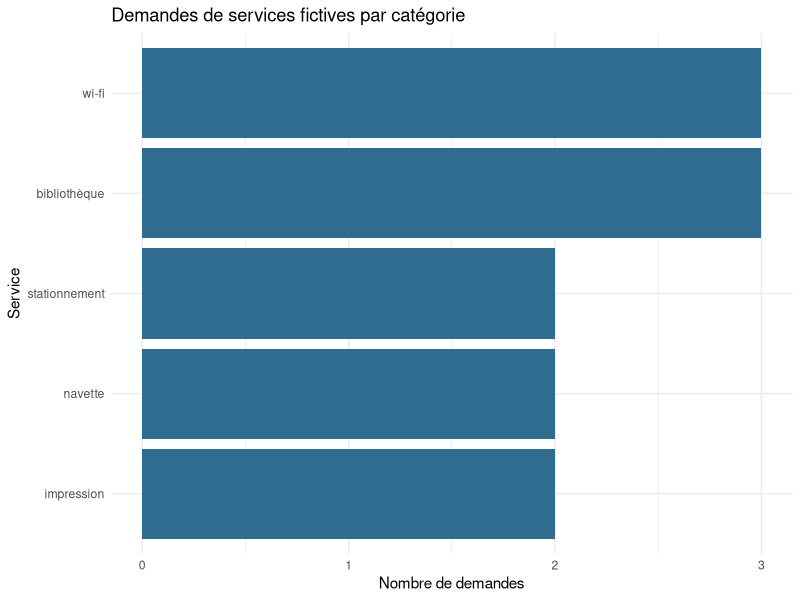
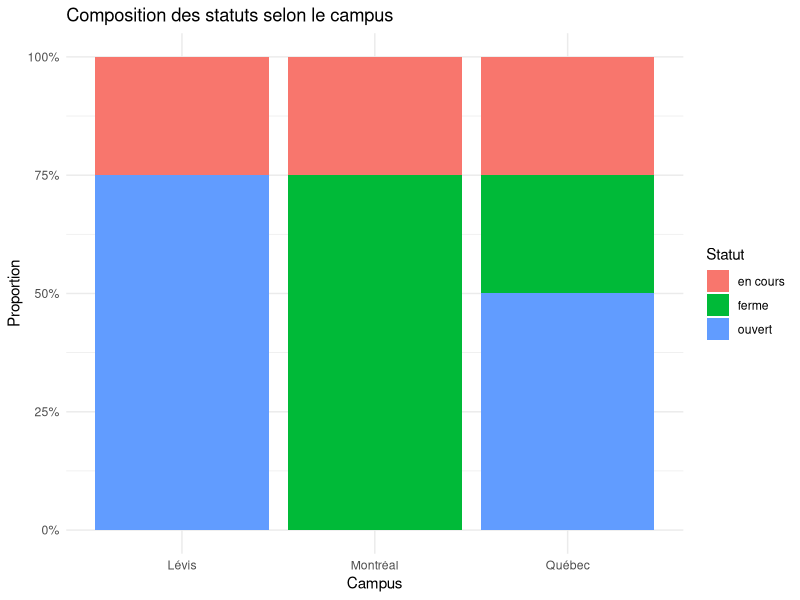
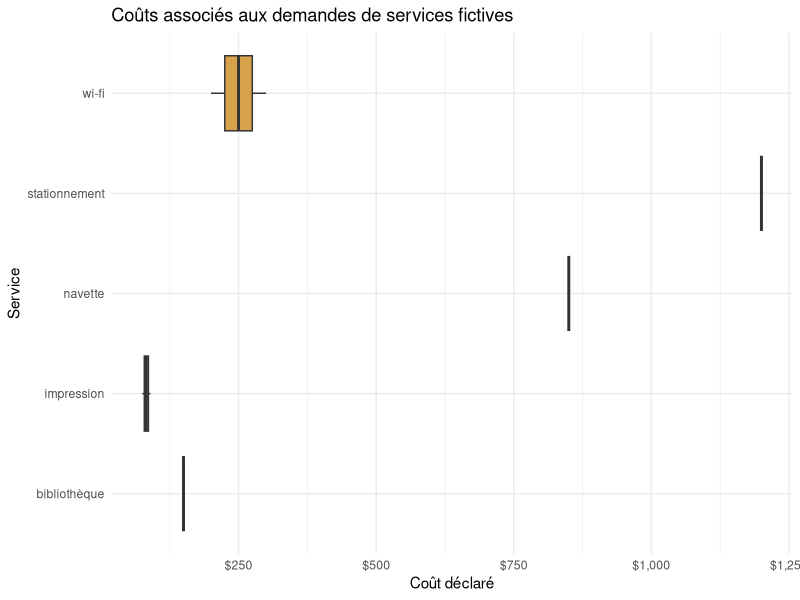
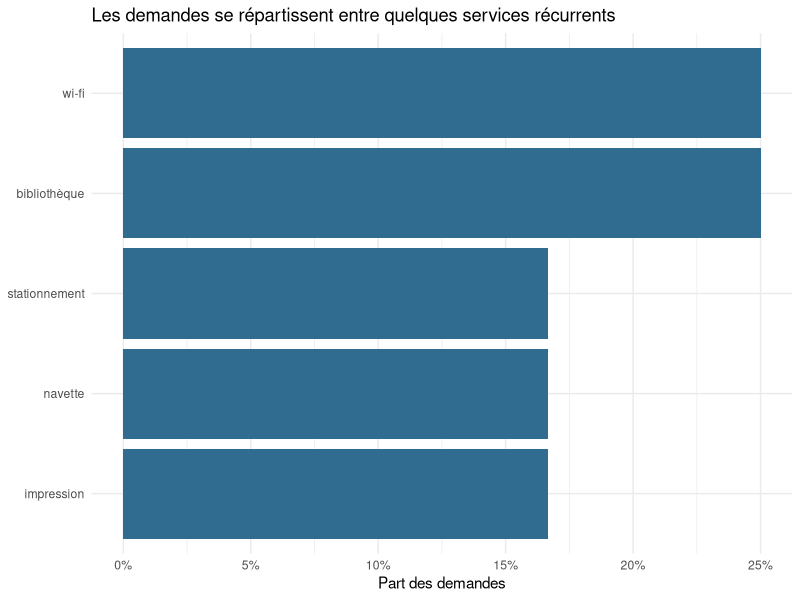
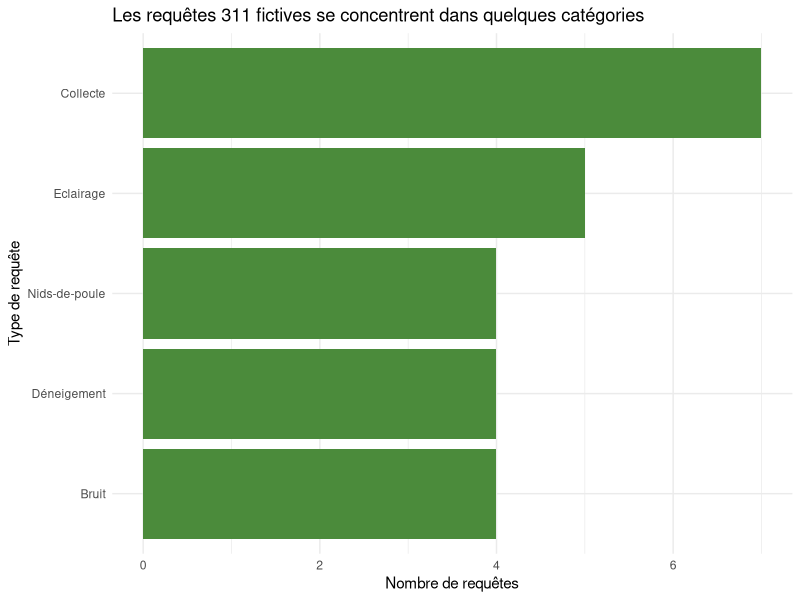
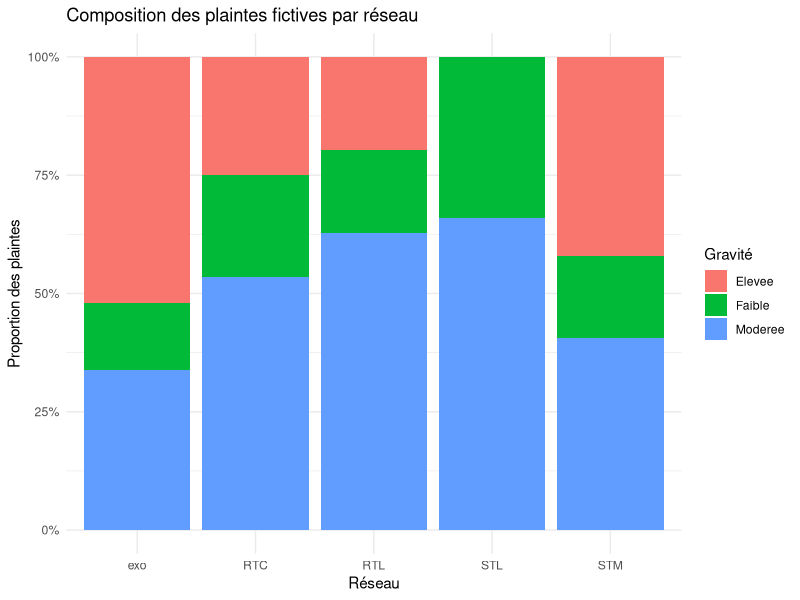

Here is the R script that generated these plots, in order:
## ---- chunk 1
library(tidyverse)
## ---- chunk 2
sondage <- tibble(
  programme = c("Statistique", "Économie", "Statistique", "Biologie", "Économie"),
  age = c(21, 24, 22, 20, 27),
  campus = c("Québec", "Québec", "Montréal", "Québec", "Montréal"),
  satisfaction = c("Élevée", "Moyenne", "Élevée", "Faible", "Moyenne")
)
## ---- chunk 3
sondage |>
  count(programme, sort = TRUE)
## ---- chunk 4
sondage |>
  count(programme, sort = TRUE) |>
  mutate(
    proportion = n / sum(n),
    pourcentage = 100 * proportion
  )
## ---- chunk 5
sondage |>
  count(programme, campus) |>
  pivot_wider(
    names_from = campus,
    values_from = n,
    values_fill = 0
  )
## ---- chunk 6
reponses <- tibble(
  reponse = c(" Oui", "oui", "OUI ", "Non", " non", "NON", "Je ne sais pas")
)
## ---- chunk 7
reponses |>
  mutate(reponse_propre = str_squish(str_to_lower(reponse)))
## ---- chunk 8
commentaires <- tibble(
  texte = c(
    "Retard du service",
    "Service rapide",
    "retard important",
    "Aucun problème",
    "RETARD répété"
  )
)
## ---- chunk 9
commentaires |>
  mutate(contient_retard = str_detect(str_to_lower(texte), "retard"))
## ---- chunk 10
adresses <- tibble(
  adresse = c(
    "2500 boul. Laurier, Québec G1V 2L1",
    "475 rue Sherbrooke Ouest, Montréal H3A 2L9",
    "100 rue Wellington, Gatineau J8X 2J1",
    "Adresse inconnue"
  )
)
## ---- chunk 11
adresses |>
  mutate(
    code_postal = str_extract(
      adresse,
      "[A-Z][0-9][A-Z]\\s*[0-9][A-Z][0-9]"
    )
  )
## ---- chunk 12
amendes <- tibble(
  montant = c("1 000 $", "500$", "2 250 $", "750 dollars")
)
## ---- chunk 13
amendes |>
  mutate(amende_num = parse_number(
    montant,
    locale = locale(grouping_mark = " ")
  ))
## ---- chunk 14
services_campus_brut <- tibble(
  id = paste0("REQ-", str_pad(1:12, 2, pad = "0")),
  campus = c("Québec", "Quebec", "Montréal", "Montreal", "Lévis", "Levis",
             "Québec", "Montréal", "Lévis", "Québec", "Montreal", "Levis"),
  service = c("Bibliotheque", "Bibliothèque", "Wi-Fi", "wifi", "Stationnement",
              "stationnement", "Navette", "navette", "Impression", "impression",
              "Bibliotheque", "Wi-Fi"),
  description = c(
    "Retard de navette signalé",
    "Salle de lecture bruyante",
    "wifi instable au pavillon",
    "Connexion WiFi absente",
    "Paiement impossible",
    "stationnement complet",
    "Retard de la navette du soir",
    "Navette saturée",
    "Imprimante sans papier",
    "Impression bloquée",
    "livres mal rangés",
    "Connexion lente"
  ),
  statut = c("ouvert", "Ouvert ", "ferme", "Fermé", "ouvert", "en cours",
             "En cours", "ferme", "ouvert", "Fermé", "en cours", "ouvert"),
  cout = c("0 $", "150 $", "0$", "300 $", "1 200 $", "0 $",
           "850 $", "0 $", "75 $", "90 $", "0 $", "200 $")
)

services_campus_brut
## ---- chunk 15
services_campus <- services_campus_brut |>
  mutate(
    campus = str_squish(campus),
    campus = recode(
      campus,
      "Quebec" = "Québec",
      "Montreal" = "Montréal",
      "Levis" = "Lévis"
    ),
    service = str_to_lower(str_squish(service)),
    service = case_when(
      str_detect(service, "biblio") ~ "bibliothèque",
      str_detect(service, "wi-fi|wifi") ~ "wi-fi",
      str_detect(service, "stationnement") ~ "stationnement",
      str_detect(service, "navette") ~ "navette",
      str_detect(service, "impression") ~ "impression",
      TRUE ~ service
    ),
    statut = str_to_lower(str_squish(statut)),
    statut = recode(statut, "fermé" = "ferme"),
    cout_num = parse_number(cout, locale = locale(grouping_mark = " "))
  )

services_campus |>
  select(id, campus, service, statut, cout_num)
## ---- chunk 16
services_campus |>
  count(campus, service, sort = TRUE)
## ---- chunk 17
services_campus |>
  count(campus, statut) |>
  group_by(campus) |>
  mutate(proportion = n / sum(n)) |>
  ungroup() |>
  arrange(campus, desc(proportion))
## ---- chunk 18
services_campus <- services_campus |>
  mutate(
    description_min = str_to_lower(description),
    contient_retard = str_detect(description_min, "retard"),
    contient_connexion = str_detect(description_min, "wifi|connexion")
  )

services_campus |>
  select(id, service, contient_retard, contient_connexion)
## ---- chunk 19
services_campus |>
  count(service, sort = TRUE) |>
  ggplot(aes(x = fct_reorder(service, n), y = n)) +
  geom_col(fill = "#2F6C8F") +
  coord_flip() +
  labs(
    x = "Service",
    y = "Nombre de demandes",
    title = "Demandes de services fictives par catégorie"
  ) +
  theme_minimal()
## ---- chunk 20
services_campus |>
  count(campus, statut) |>
  group_by(campus) |>
  mutate(proportion = n / sum(n)) |>
  ungroup() |>
  ggplot(aes(x = campus, y = proportion, fill = statut)) +
  geom_col(position = "fill") +
  scale_y_continuous(labels = scales::percent) +
  labs(
    x = "Campus",
    y = "Proportion",
    fill = "Statut",
    title = "Composition des statuts selon le campus"
  ) +
  theme_minimal()
## ---- chunk 21
services_campus |>
  filter(cout_num > 0) |>
  ggplot(aes(x = service, y = cout_num)) +
  geom_boxplot(fill = "#D8A24A") +
  coord_flip() +
  scale_y_continuous(labels = scales::dollar) +
  labs(
    x = "Service",
    y = "Coût déclaré",
    title = "Coûts associés aux demandes de services fictives"
  ) +
  theme_minimal()
## ---- chunk 22
graphique_services <- services_campus |>
  count(service, sort = TRUE) |>
  mutate(part = n / sum(n)) |>
  ggplot(aes(x = fct_reorder(service, part), y = part)) +
  geom_col(fill = "#2F6C8F") +
  coord_flip() +
  scale_y_continuous(labels = scales::percent) +
  labs(
    x = NULL,
    y = "Part des demandes",
    title = "Les demandes se répartissent entre quelques services récurrents"
  ) +
  theme_minimal()

graphique_services
## ---- chunk 23
requetes_311 <- read_csv(
  "data/requetes_311_fictif.csv",
  show_col_types = FALSE
) |>
  mutate(
    type_requete = str_replace(type_requete, "Denegement", "Déneigement"),
    type_requete = str_squish(type_requete)
  )

requetes_311 |>
  count(ville, type_requete, sort = TRUE)

requetes_311 |>
  count(priorite, statut) |>
  group_by(priorite) |>
  mutate(proportion = n / sum(n)) |>
  ungroup()

requetes_311 |>
  count(type_requete, sort = TRUE) |>
  ggplot(aes(x = fct_reorder(type_requete, n), y = n)) +
  geom_col(fill = "#4B8B3B") +
  coord_flip() +
  labs(
    x = "Type de requête",
    y = "Nombre de requêtes",
    title = "Les requêtes 311 fictives se concentrent dans quelques catégories"
  ) +
  theme_minimal()
## ---- chunk 24
plaintes_transport <- read_csv(
  "data/plaintes_transport_fictif.csv",
  show_col_types = FALSE
)

plaintes_transport |>
  group_by(reseau) |>
  summarise(total_plaintes = sum(nb_plaintes), .groups = "drop") |>
  arrange(desc(total_plaintes))

plaintes_transport |>
  group_by(type_plainte) |>
  summarise(total_plaintes = sum(nb_plaintes), .groups = "drop") |>
  arrange(desc(total_plaintes))

plaintes_transport |>
  count(reseau, gravite, wt = nb_plaintes, name = "total") |>
  group_by(reseau) |>
  mutate(proportion = total / sum(total)) |>
  ungroup() |>
  ggplot(aes(x = reseau, y = proportion, fill = gravite)) +
  geom_col(position = "fill") +
  scale_y_continuous(labels = scales::percent) +
  labs(
    x = "Réseau",
    y = "Proportion des plaintes",
    fill = "Gravité",
    title = "Composition des plaintes fictives par réseau"
  ) +
  theme_minimal()
